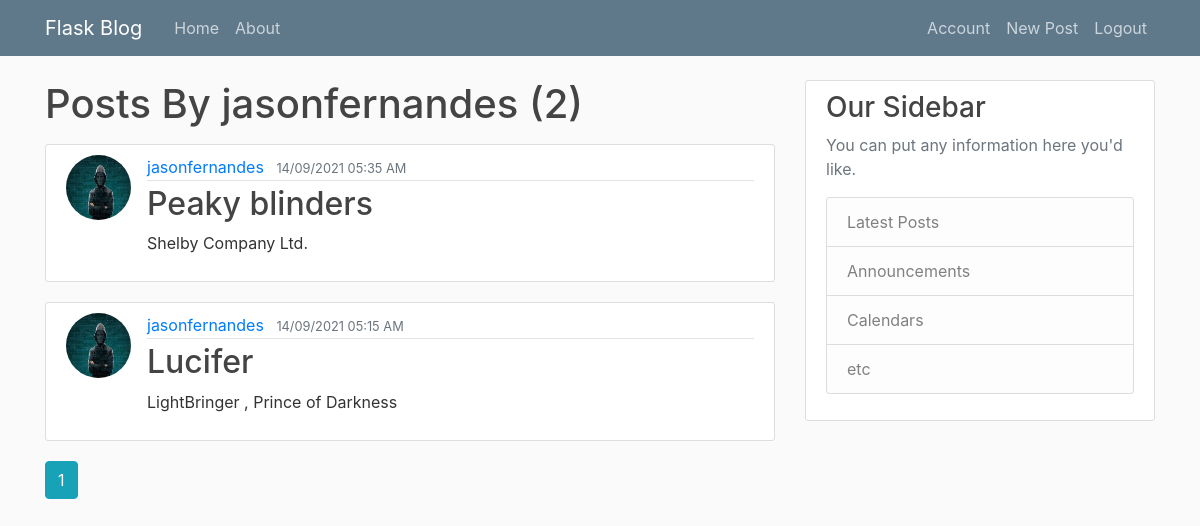
Page /user/jasonfernandes (signed in) on the committed database.
### flaskblog_pkg/models.py (models this page shows, shortened)
class User(db.Model, UserMixin):
    id = db.Column(db.Integer, primary_key=True)
    username = db.Column(db.String(15), unique=True, nullable=False)
    email = db.Column(db.String(100), unique=True, nullable=False)
    img_file = db.Column(db.String(31), nullable=False, default='default.jpg')
    password = db.Column(db.String(60), nullable=False)
    posts = db.relationship('Post', backref='author', lazy=True)

class Post(db.Model):
    id = db.Column(db.Integer, primary_key=True)
    title = db.Column(db.String(100), nullable=False)
    date_posted = db.Column(db.DateTime, nullable=False, default=datetime.utcnow)
    content = db.Column(db.Text, nullable=False)
    user_id = db.Column(db.Integer, db.ForeignKey('user.id'), nullable=False)

### flaskblog_pkg/routes.py (the view)
@app.route("/user/<string:username>")
def user_posts(username):
    page_no = request.args.get('page', 1, type=int)
    user = User.query.filter_by(username=username).first_or_404()
    blogs =Post.query.filter_by(author=user).order_by(Post.date_posted.desc()).paginate(per_page=4, page=page_no)
    return render_template('user_posts.html',posts=blogs, user=user)

### flaskblog_pkg/models.py (called while the page is built)
@login_manager.user_loader
def load_user(user_id):
    return User.query.get(int(user_id))

### flaskblog_pkg/templates/user_posts.html
{% extends "layout.html" %}
{% block content %}
<h1 class="mb-3">Posts By {{ user.username }} ({{ posts.total }})</h1>
    {% for post in posts.items %}
    <article class="media content-section">
      <img class="rounded-circle article-img" src="{{ url_for('static', filename='profile_pics/' + post.author.img_file) }}">
        <div class="media-body">
          <div class="article-metadata">
            <a class="mr-2" href="{{ url_for('user_posts', username=post.author.username) }}">{{ post.author.username }}</a>
            <small class="text-muted">{{ post.date_posted.strftime('%e/%m/%Y%t%I:%M %p') }}</small>
          </div>
          <h2><a class="article-title" href="{{ url_for('post', post_id=post.id) }}">{{ post.title }}</a></h2>
          <p class="article-content">{{ post.content }}</p>
        </div>
      </article>
    {% endfor %}
    {% for page_num in posts.iter_pages(left_edge=1, right_edge=1, left_current=1, right_current=2) %}
      {% if page_num %}
        {% if posts.page==page_num %}
          <a class="btn btn-info mb-4" href="{{ url_for('home',page=page_num) }}">{{ page_num }}</a>
        {% else %}
          <a class="btn btn-outline-info mb-4" href="{{ url_for('home',page=page_num) }}">{{ page_num }}</a>
        {% endif %}
      {% else %}
        ...
      {% endif %}
    {% endfor %}
{% endblock %}

### flaskblog_pkg/static/main.css (style rules this page uses)
body { background: #fafafa; color: #333333; margin-top: 5rem; }
h1, h2, h3, h4, h5, h6 { color: #444444; }
.content-section { background: #ffffff; padding: 10px 20px; border: 1px solid #dddddd; border-radius: 3px; margin-bottom: 20px; }
.article-title { color: #444444; }
.article-content { white-space: pre-line; }
.article-img { height: 65px; width: 65px; margin-right: 16px; }
.article-metadata { padding-bottom: 1px; margin-bottom: 4px; border-bottom: 1px solid #e3e3e3 }

### rows in the picture
User: username "jasonfernandes"
Post: img_file (placeholder picture), author.username "jasonfernandes", date_posted "14/09/2021 05:35 AM", title "Peaky blinders", content "Shelby Company Ltd."
Post: img_file (placeholder picture), author.username "jasonfernandes", date_posted "14/09/2021 05:15 AM", title "Lucifer", content "LightBringer , Prince of Darkness"

### other values in the picture
{{ posts.total }} "2"
{{ page_num }} "1"
